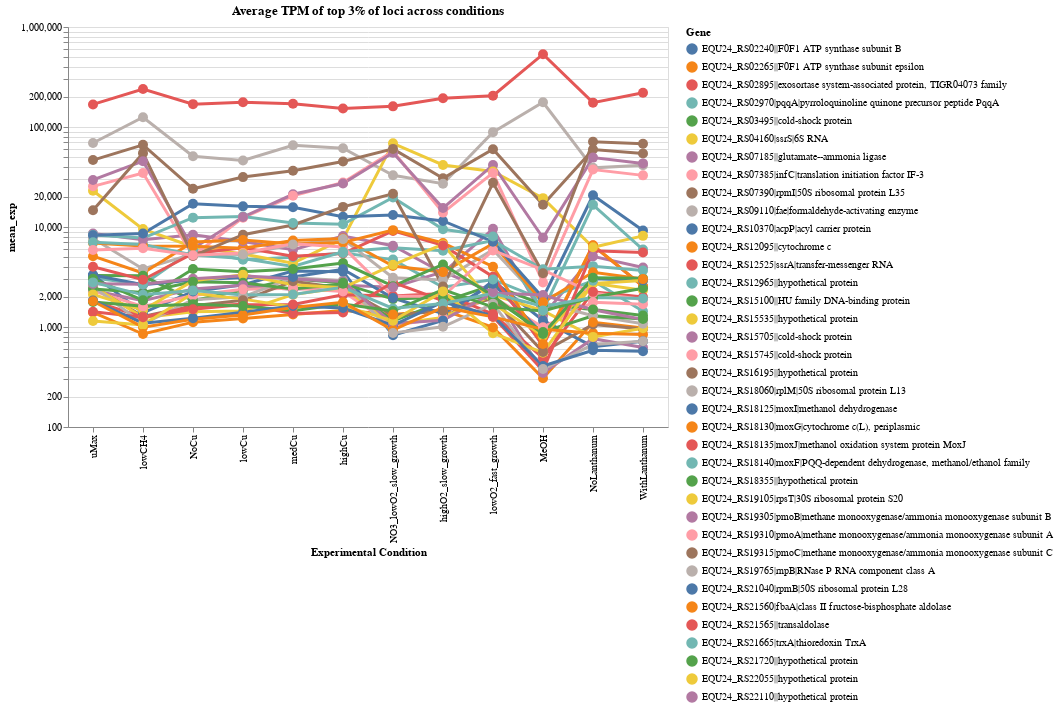

The code cell stored with this chart in its notebook:
### Code cell
altair_pcoords_plot_select_legend_and_highlight(df_3,"3")

### Figure 1 — Vega-Lite specification as saved in the notebook (floating-point values rounded to 4 significant figures; data arrays with more than 128 entries replaced by an {"elided": "..."} marker saying what was removed)
{"config": {"view": {"continuousWidth": 400, "continuousHeight": 300}}, "layer": [{"mark": "line", "encoding": {"color": {"type": "nominal", "field": "desc_string", "legend": {"columns": 1, "labelLimit": 0, "orient": "right", "symbolLimit": 200, "title": "Gene"}}, "opacity": {"condition": {"value": 1, "selection": {"or": ["selector077", "selector076"]}}, "value": 0.5}, "size": {"condition": {"value": 3, "selection": {"or": ["selector077", "selector076"]}}, "value": 1}, "x": {"type": "nominal", "axis": {"title": "Experimental Condition"}, "field": "exp_condition_order", "sort": {"field": "exp_condition_order:N", "op": "count"}}, "y": {"type": "quantitative", "field": "mean_exp", "scale": {"type": "log"}}}, "height": 400, "selection": {"selector077": {"type": "multi", "fields": ["desc_string"], "bind": "legend"}, "selector078": {"type": "interval", "bind": "scales", "encodings": ["x", "y"]}}, "title": "Average TPM of top 3% of loci across conditions", "width": 600}, {"mark": "circle", "encoding": {"color": {"type": "nominal", "field": "desc_string", "legend": {"columns": 1, "labelLimit": 0, "orient": "right", "symbolLimit": 200, "title": "Gene"}}, "opacity": {"condition": {"value": 1, "selection": {"or": ["selector077", "selector076"]}}, "value": 0.2}, "size": {"condition": {"value": 100, "selection": {"or": ["selector077", "selector076"]}}, "value": 3}, "tooltip": [{"type": "nominal", "field": "locus_tag"}, {"type": "nominal", "field": "product"}, {"type": "nominal", "field": "type"}, {"type": "nominal", "field": "gene_symbol"}, {"type": "nominal", "field": "desc_string"}], "x": {"type": "nominal", "axis": {"title": "Experimental Condition"}, "field": "exp_condition_order", "sort": {"field": "exp_condition_order:N", "op": "count"}}, "y": {"type": "quantitative", "field": "mean_exp", "scale": {"type": "log"}}}, "selection": {"selector076": {"type": "single", "on": "mouseover", "fields": ["desc_string"], "nearest": true}}, "title": "Average TPM of top 3% of loci across conditions"}], "data": {"name": "data-778e2cfbdf77fe27446c88f8814b38c2"}, "$schema": "https://vega.github.io/schema/vega-lite/v4.0.2.json", "datasets": {"data-778e2cfbdf77fe27446c88f8814b38c2": {"elided": "444 records"}}}
